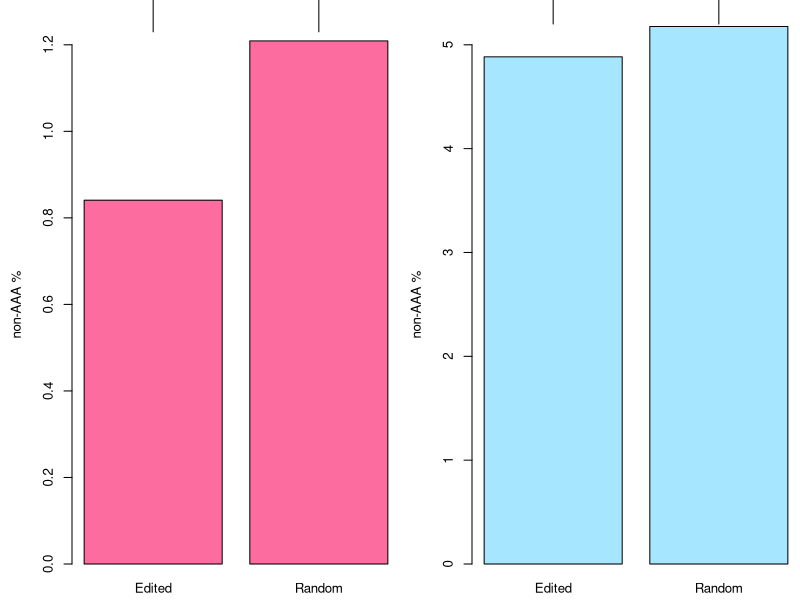

This chart was generated by the following R code:
#
# random<=>H0<=>P(AAA/ANA|edited)=P(AAA/ANA|random)
# heterozygote advantage<=>H1<=>P(AAA/ANA|edited)>P(AAA/ANA|random)
#
M<-as.table(rbind(c(17810, 16888), c(232, 299)))
dimnames(M) <- list(types = c("AAA", "non-AAA"),
                    samples = c("edited","random"))
x<-chisq.test(M)
x$p.value
f<-fisher.test(M)
f$p.value

# nonsyn
M<-as.table(rbind(c(15921, 14708), c(135, 180)))
dimnames(M) <- list(types = c("AAA", "non-AAA"),
                    samples = c("edited","random"))
x<-chisq.test(M)
x$p.value
f<-fisher.test(M)
f$p.value

# syn
M<-as.table(rbind(c(1889, 2180), c(97, 119)))
dimnames(M) <- list(types = c("AAA", "non-AAA"),
                    samples = c("edited","random"))
x<-chisq.test(M)
x$p.value
f<-fisher.test(M)
f$p.value

# plot

nsc <- c("#FD6C9E", "#A6E7FF")

non<-(1-c(0.991591928, 0.987909726))*100
syn<-(1-c(0.951158107, 0.948238365))*100
names(non)<-c("Edited", "Random")
names(syn)<-c("Edited", "Random")

pdf("pdf/ANA_ratio.pdf", height = 3, width = 4)
layout(matrix(c(1,2),1,2,byrow = TRUE))
par(mar=c(2.25,4.5,2.8,0),xpd=T, cex=0.8)

x<-barplot(non, ylim=c(0,1.2), ylab="non-AAA %", col=nsc[1])
y <- 1.31
offset <- 0.08
lines(x[1:2],c(y, y))
lines(x[c(1,1)],c(y, y-offset))
lines(x[c(2,2)],c(y, y-offset))
text(x[1]+((x[2]-x[1])/2),y+offset, expression(italic(P) == 1.5 %*% 10^-3))

x<-barplot(syn, ylim=c(0,5), ylab="non-AAA %", col=nsc[2])
y <- 5.5
offset <- 0.3
lines(x[1:2],c(y, y))
lines(x[c(1,1)],c(y, y-offset))
lines(x[c(2,2)],c(y, y-offset))
text(x[1]+((x[2]-x[1])/2),y+offset, expression(italic(P) == "0.71"))

dev.off()